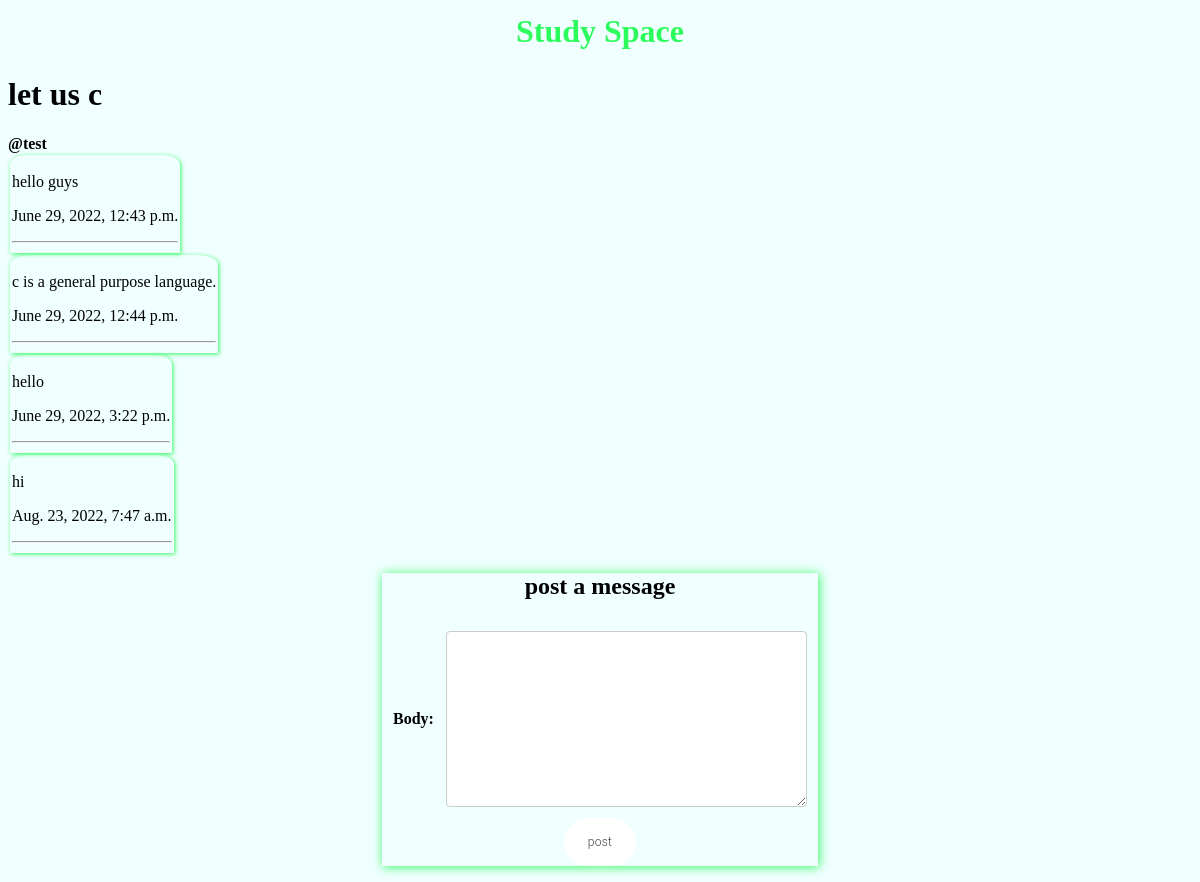
Screenshot of /profile/search/room/let us c/ (signed in) with the database file from the repository.
### base/models.py (models this page shows, shortened)
class Room(models.Model):
    name=models.CharField(max_length=100)
    description=models.TextField()
    updated=models.DateTimeField(auto_now=True)
    created=models.DateTimeField(auto_now_add=True)
    topic=models.ForeignKey(Topics, on_delete=models.CASCADE)
    host=models.ForeignKey(User, on_delete=models.CASCADE)
    def __str__(self):
        return str(self.name)

class User(models.Model):
    email=models.EmailField(max_length=100)
    username=models.CharField(max_length=100)
    password=models.CharField(max_length=100)
    def __str__(self):
        return str(self.username)

class Message(models.Model):
    room=models.ForeignKey(Room, on_delete=models.CASCADE)
    body=models.TextField()
    posted=models.DateTimeField(auto_now_add=True)

### base/views.py (the view)
# urls.py: path('profile/search/room/<str:name>/',views.room,name='room'),
def room(request,name):
    form=Messageform()
    room=Room.objects.get(name=name)
    messages=Message.objects.filter(room=room)
    user=request.session['user']
    if room.host==User.objects.get(username=user):
        context={'m':messages,'r':room,'form':form}
        return render(request,'ownroom.html',context)
    else:
        follow=Follows.objects.filter(room=Room.objects.get(name=name),user=User.objects.get(username=user)).count()
        context={'m':messages,'r':room,'f':follow}
        return render(request,'room.html',context)

### base/forms.py
class Messageform(ModelForm):
    class Meta:
        model=Message
        fields=['body']

### base/templates/ownroom.html (shortened to what this page needs)
{%extends 'head.html'%}
{%block content%}
    <h1>{{r}}</h1>
    <b>@{{r.host}}</b>
    {%for i in m%}
    <div class="res">
        <p>{{i.body}}</p>
        <p>{{i.posted}}</p>
        <hr>
    </div>
    {%endfor%}
    <center>
        <div style="margin:5px;box-shadow:1px 1px 10px rgb(45, 252, 93);width:fit-content">
            <h2 style="text-align:center;">post a message</h2>
    <form action="post_message/" method="post">
        <table cellspacing="10">
        {{form.as_table}}
        </table>
        <input type="submit" value="post">
    </form>
    </div>
    </center>
{%endblock%}

### base/templates/style.css (style rules this page uses)
input[type=submit] { align-items: center; appearance: none; background-color: #fff; border-radius: 24px; border-style: none; box-sizing: border-box; color: #3c4043; cursor: pointer; display: inline-flex; fill: currentcolor; font-family: "Google Sans",Roboto,Arial,sans-serif; font-size: 12px; font-weight: 300; height: 48px; justify-content: center; letter-spacing: .25px; max-width: 100%; overflow: visible; padding: 2px 24px; position: relative; text-align: center; text-transform: none; width: auto; margin: 1px solid black; }
input[type=text], select, textarea { padding: 12px; border: 1px solid #ccc; border-radius: 4px; resize: vertical; }
.res { box-shadow:1px 1px 4px rgb(45, 252, 93); margin:2px; padding:2px; border-radius: 10% 10% 0 0; width: fit-content; }

### rows the page displays
Room: name "let us c", host "test"
Message: body "hello guys", posted "June 29, 2022, 12:43 p.m."
Message: body "c is a general purpose language.", posted "June 29, 2022, 12:44 p.m."
Message: body "hello", posted "June 29, 2022, 3:22 p.m."
Message: body "hi", posted "Aug. 23, 2022, 7:47 a.m."
